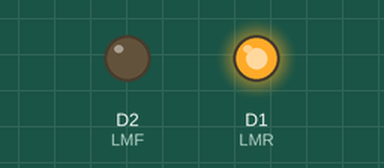
Simulated run of this sketch. Board: ESP8266 (NodeMCU). Shown: output pins drawn as LEDs (lit = HIGH).

Above: at 0.1 s.
Timing chart, 0 to 1.6 s (numbered marks = the images above):
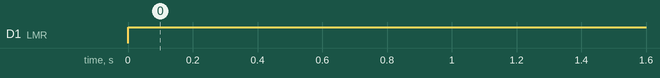

The sketch:

Aufgabe2.ino
```cpp
#define LMR D1 // A1
#define LMF D2 // A2
#define RMF D3 // B1
#define RMR D4 // B2

void setMotor(bool forward, uint16_t speed)
{

    if (forward)
    {
        // move foward
        analogWrite(LMF, speed);
        analogWrite(LMR, 0);
    }
    else
    {
        // move backwards
        analogWrite(LMF, 0);
        analogWrite(LMR, speed);
    }
}

void setup()
{
    pinMode(LMF, OUTPUT);
    pinMode(LMR, OUTPUT);
}

void loop()
{
    setMotor(false, 1000);
}
```

Measured:
- by itself, D1 (LMR): LOW → HIGH at 0.00 s
